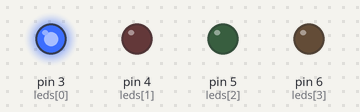
Bench run of a sketch on a simulated Arduino Uno, built with avr-gcc and run on an emulated ATmega328P. On the bench: output pins drawn as LEDs (lit = HIGH).

Above: at 0.2 s.
At 1.2 s:
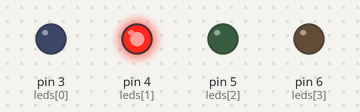
At 2.2 s:
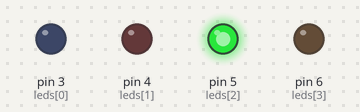
At 3.2 s:
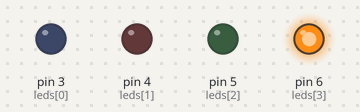
At 4.9 s:
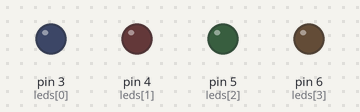
Timing chart, 0 to 5.5 s (numbered marks = the images above):
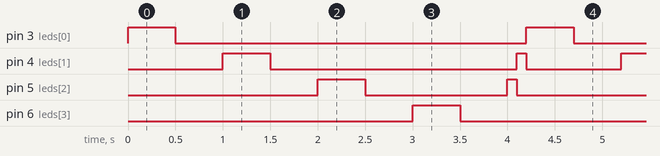

Measured:
- by itself, pin 3 (leds[0]), pin 6 (leds[3]): alternates HIGH for 0.50 s and LOW for 3.7 s
- by itself, pin 4 (leds[1]): repeats every 4.2 s: LOW 2.6 s, HIGH 0.10 s, LOW 1.0 s, HIGH 0.50 s
- by itself, pin 5 (leds[2]): repeats every 4.2 s: LOW 1.5 s, HIGH 0.10 s, LOW 2.1 s, HIGH 0.50 s

The sketch:

sketch.ino
```cpp
int leds[] = {3, 4, 5, 6};
int count = sizeof(leds)/sizeof(leds[0]);

void setup() {
  for(int i = 0; i < count; i++) {
    pinMode(leds[i], OUTPUT);
  }
}

void loop() {
  for(int i = 0; i < count; i++) {
    digitalWrite(leds[i], HIGH);
    delay(500);
    digitalWrite(leds[i], LOW);
    delay(500);
  }

  for (int i = count - 2; i > 0; i--) {
    digitalWrite(leds[i], HIGH);
    delay(100);
    digitalWrite(leds[i], LOW);
  }
}
```
